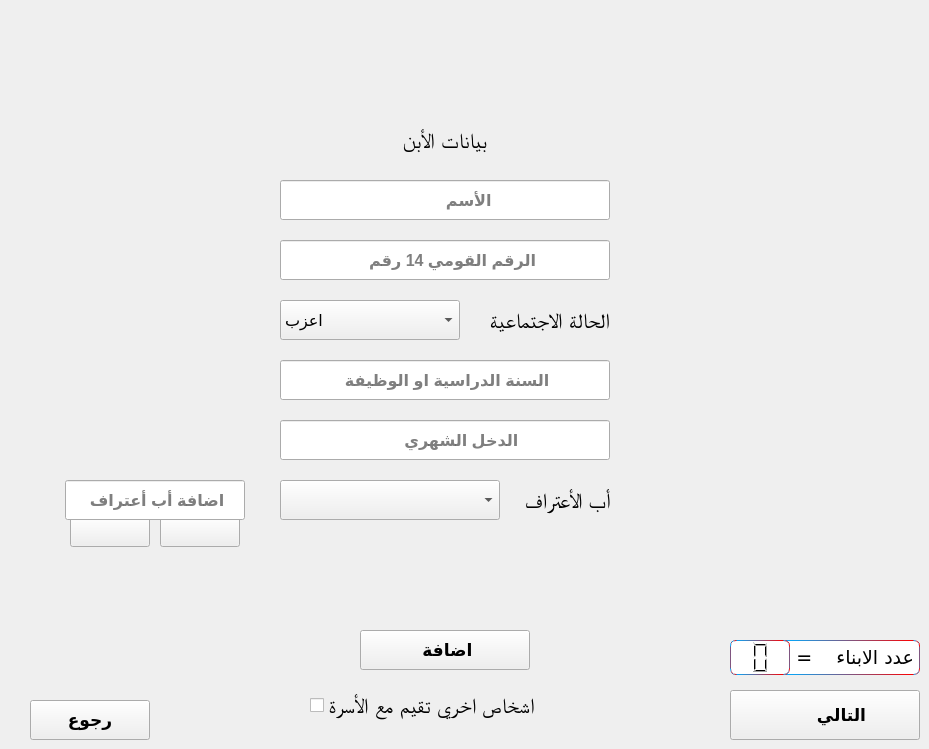
        <widget class="QWidget" name="tab_9">
         <attribute name="title">
          <string>Tab 1</string>
         </attribute>
         <widget class="QLineEdit" name="lineEdit_29">
          <property name="geometry">
           <rect>
            <x>280</x>
            <y>360</y>
            <width>330</width>
            <height>40</height>
           </rect>
          </property>
          <property name="font">
           <font>
            <pointsize>12</pointsize>
            <weight>75</weight>
            <bold>true</bold>
           </font>
          </property>
          <property name="text">
           <string/>
          </property>
          <property name="placeholderText">
           <string>             السنة الدراسية او الوظيفة</string>
          </property>
         </widget>
         <widget class="QLineEdit" name="lineEdit_28">
          <property name="geometry">
           <rect>
            <x>280</x>
            <y>420</y>
            <width>330</width>
            <height>40</height>
           </rect>
          </property>
          <property name="font">
           <font>
            <pointsize>12</pointsize>
            <weight>75</weight>
            <bold>true</bold>
           </font>
          </property>
          <property name="text">
           <string/>
          </property>
          <property name="placeholderText">
           <string>                    الدخل الشهري</string>
          </property>
         </widget>
         <widget class="QLineEdit" name="lineEdit_26">
          <property name="geometry">
           <rect>
            <x>280</x>
            <y>180</y>
            <width>330</width>
            <height>40</height>
           </rect>
          </property>
          <property name="font">
           <font>
            <pointsize>12</pointsize>
            <weight>75</weight>
            <bold>true</bold>
           </font>
          </property>
          <property name="text">
           <string/>
          </property>
          <property name="alignment">
           <set>Qt::AlignLeading|Qt::AlignLeft|Qt::AlignVCenter</set>
          </property>
          <property name="placeholderText">
           <string>                          الأسم </string>
          </property>
         </widget>
         <widget class="QCheckBox" name="checkBox">
          <property name="geometry">
           <rect>
            <x>310</x>
            <y>690</y>
            <width>290</width>
            <height>30</height>
           </rect>
          </property>
          <property name="font">
           <font>
            <family>Arial Unicode MS</family>
            <pointsize>16</pointsize>
            <weight>9</weight>
            <italic>false</italic>
            <bold>false</bold>
           </font>
          </property>
          <property name="styleSheet">
           <string notr="true">font: 75 16pt &quot;Arial Unicode MS&quot;;</string>
          </property>
          <property name="text">
           <string>اشخاص اخري تقيم مع الأسرة</string>
          </property>
          <property name="icon">
           <iconset>
            <normaloff>:/ico/line.png</normaloff>:/ico/line.png</iconset>
          </property>
          <property name="iconSize">
           <size>
            <width>12</width>
            <height>171</height>
           </size>
          </property>
         </widget>
         <widget class="QComboBox" name="comboBox_4">
          <property name="geometry">
           <rect>
            <x>280</x>
            <y>300</y>
            <width>180</width>
            <height>40</height>
           </rect>
          </property>
          <property name="font">
           <font>
            <pointsize>12</pointsize>
           </font>
          </property>
          <property name="layoutDirection">
           <enum>Qt::LeftToRight</enum>
          </property>
          <item>
           <property name="text">
            <string>اعزب</string>
           </property>
          </item>
          <item>
           <property name="text">
            <string>متزوج</string>
           </property>
          </item>
          <item>
           <property name="text">
            <string>ارملة</string>
           </property>
          </item>
          <item>
           <property name="text">
            <string>مطلق</string>
           </property>
          </item>
          <item>
           <property name="text">
            <string>اخري</string>
           </property>
          </item>
         </widget>
         <widget class="QLineEdit" name="lineEdit_27">
          <property name="geometry">
           <rect>
            <x>65</x>
            <y>480</y>
            <width>180</width>
            <height>40</height>
           </rect>
          </property>
          <property name="font">
           <font>
            <pointsize>12</pointsize>
            <weight>75</weight>
            <bold>true</bold>
           </font>
          </property>
          <property name="text">
           <string/>
          </property>
          <property name="placeholderText">
           <string>    اضافة أب أعتراف</string>
          </property>
         </widget>
         <widget class="QLabel" name="label_18">
          <property name="geometry">
           <rect>
            <x>450</x>
            <y>300</y>
            <width>160</width>
            <height>40</height>
           </rect>
          </property>
          <property name="font">
           <font>
            <family>Arial Unicode MS</family>
            <pointsize>16</pointsize>
            <weight>9</weight>
            <italic>false</italic>
            <bold>false</bold>
           </font>
          </property>
          <property name="styleSheet">
           <string notr="true">font: 75 16pt &quot;Arial Unicode MS&quot;;</string>
          </property>
          <property name="text">
           <string>الحالة الاجتماعية</string>
          </property>
         </widget>
         <widget class="QLabel" name="label_15">
          <property name="geometry">
           <rect>
            <x>780</x>
            <y>640</y>
            <width>140</width>
            <height>35</height>
           </rect>
          </property>
          <property name="font">
           <font>
            <family>Hacen Maghreb Bd</family>
            <pointsize>14</pointsize>
            <weight>50</weight>
            <italic>false</italic>
            <bold>false</bold>
           </font>
          </property>
          <property name="styleSheet">
           <string notr="true">background-color: rgb(255, 255, 255);
    border: 1px solid black;
	border-color: qlineargradient(spread:pad, x1:0, y1:0.494, x2:1, y2:0.5, stop:0 rgba(0, 170, 255, 255), stop:1 rgba(255, 0, 0, 255));

	font: 14pt &quot;Hacen Maghreb Bd&quot;;

    border-radius: 6;
</string>
          </property>
          <property name="text">
           <string>عدد الابناء    =</string>
          </property>
         </widget>
         <widget class="QLabel" name="label_17">
          <property name="geometry">
           <rect>
            <x>280</x>
            <y>120</y>
            <width>330</width>
            <height>40</height>
           </rect>
          </property>
          <property name="font">
           <font>
            <family>Arial Unicode MS</family>
            <pointsize>16</pointsize>
            <weight>9</weight>
            <italic>false</italic>
            <bold>false</bold>
           </font>
          </property>
          <property name="styleSheet">
           <string notr="true">font: 75 16pt &quot;Arial Unicode MS&quot;;</string>
          </property>
          <property name="text">
           <string>بيانات الأبن</string>
          </property>
          <property name="alignment">
           <set>Qt::AlignCenter</set>
          </property>
         </widget>
         <widget class="QLineEdit" name="lineEdit_25">
          <property name="geometry">
           <rect>
            <x>280</x>
            <y>240</y>
            <width>330</width>
            <height>40</height>
           </rect>
          </property>
          <property name="font">
           <font>
            <pointsize>12</pointsize>
            <weight>75</weight>
            <bold>true</bold>
           </font>
          </property>
          <property name="text">
           <string/>
          </property>
          <property name="placeholderText">
           <string>                الرقم القومي 14 رقم</string>
          </property>
         </widget>
         <widget class="QPushButton" name="pushButton_10">
          <property name="geometry">
           <rect>
            <x>360</x>
            <y>630</y>
            <width>170</width>
            <height>40</height>
           </rect>
          </property>
          <property name="font">
           <font>
            <pointsize>13</pointsize>
            <weight>75</weight>
            <bold>true</bold>
           </font>
          </property>
          <property name="text">
           <string> اضافة</string>
          </property>
          <property name="icon">
           <iconset resource="pics.qrc">
            <normaloff>:/ico/addperson.png</normaloff>:/ico/addperson.png</iconset>
          </property>
          <property name="iconSize">
           <size>
            <width>39</width>
            <height>31</height>
           </size>
          </property>
         </widget>
         <widget class="QPushButton" name="pushButton_8">
          <property name="geometry">
           <rect>
            <x>30</x>
            <y>700</y>
            <width>120</width>
            <height>40</height>
           </rect>
          </property>
          <property name="font">
           <font>
            <pointsize>13</pointsize>
            <weight>75</weight>
            <bold>true</bold>
           </font>
          </property>
          <property name="text">
           <string>رجوع</string>
          </property>
         </widget>
         <widget class="QPushButton" name="pushButton_9">
          <property name="geometry">
           <rect>
            <x>730</x>
            <y>690</y>
            <width>190</width>
            <height>50</height>
           </rect>
          </property>
          <property name="font">
           <font>
            <pointsize>13</pointsize>
            <weight>75</weight>
            <bold>true</bold>
           </font>
          </property>
          <property name="layoutDirection">
           <enum>Qt::RightToLeft</enum>
          </property>
          <property name="text">
           <string>       التالي</string>
          </property>
          <property name="icon">
           <iconset resource="pics.qrc">
            <normaloff>:/ico/next.png</normaloff>:/ico/next.png</iconset>
          </property>
          <property name="iconSize">
           <size>
            <width>100</width>
            <height>46</height>
           </size>
          </property>
         </widget>
         <widget class="QComboBox" name="comboBox_15">
          <property name="geometry">
           <rect>
            <x>280</x>
            <y>480</y>
            <width>220</width>
            <height>40</height>
           </rect>
          </property>
          <property name="font">
           <font>
            <pointsize>12</pointsize>
           </font>
          </property>
          <property name="layoutDirection">
           <enum>Qt::LeftToRight</enum>
          </property>
         </widget>
         <widget class="QLabel" name="label_62">
          <property name="geometry">
           <rect>
            <x>490</x>
            <y>480</y>
            <width>120</width>
            <height>40</height>
           </rect>
          </property>
          <property name="font">
           <font>
            <family>Arial Unicode MS</family>
            <pointsize>16</pointsize>
            <weight>9</weight>
            <italic>false</italic>
            <bold>false</bold>
           </font>
          </property>
          <property name="styleSheet">
           <string notr="true">font: 75 16pt &quot;Arial Unicode MS&quot;;</string>
          </property>
          <property name="text">
           <string>أب الأعتراف</string>
          </property>
         </widget>
         <widget class="QPushButton" name="pushButton_19">
          <property name="geometry">
           <rect>
            <x>160</x>
            <y>517</y>
            <width>80</width>
            <height>30</height>
           </rect>
          </property>
          <property name="font">
           <font>
            <weight>75</weight>
            <bold>true</bold>
           </font>
          </property>
          <property name="styleSheet">
           <string notr="true">image: url(:/ico/addf.png);</string>
          </property>
          <property name="text">
           <string/>
          </property>
         </widget>
         <widget class="QPushButton" name="pushButton_60">
          <property name="geometry">
           <rect>
            <x>70</x>
            <y>517</y>
            <width>80</width>
            <height>30</height>
           </rect>
          </property>
          <property name="font">
           <font>
            <weight>75</weight>
            <bold>true</bold>
           </font>
          </property>
          <property name="styleSheet">
           <string notr="true">image: url(:/ico/removef.png);</string>
          </property>
          <property name="text">
           <string/>
          </property>
         </widget>
         <widget class="QLCDNumber" name="lcdNumber_2">
          <property name="geometry">
           <rect>
            <x>730</x>
            <y>640</y>
            <width>60</width>
            <height>35</height>
           </rect>
          </property>
          <property name="styleSheet">
           <string notr="true">background-color: rgb(255, 255, 255);
    border: 1px solid black;
	border-color: qlineargradient(spread:pad, x1:0, y1:0.494, x2:1, y2:0.5, stop:0 rgba(0, 170, 255, 255), stop:1 rgba(255, 0, 0, 255));

	font: 14pt &quot;Hacen Maghreb Bd&quot;;

    border-radius: 6;
</string>
          </property>
          <property name="frameShape">
           <enum>QFrame::Box</enum>
          </property>
          <property name="frameShadow">
           <enum>QFrame::Sunken</enum>
          </property>
          <property name="lineWidth">
           <number>1</number>
          </property>
          <property name="midLineWidth">
           <number>0</number>
          </property>
          <property name="digitCount">
           <number>1</number>
          </property>
         </widget>
         <zorder>pushButton_60</zorder>
         <zorder>pushButton_19</zorder>
         <zorder>lineEdit_29</zorder>
         <zorder>lineEdit_28</zorder>
         <zorder>lineEdit_26</zorder>
         <zorder>checkBox</zorder>
         <zorder>lineEdit_27</zorder>
         <zorder>label_15</zorder>
         <zorder>label_17</zorder>
         <zorder>lineEdit_25</zorder>
         <zorder>pushButton_10</zorder>
         <zorder>pushButton_8</zorder>
         <zorder>pushButton_9</zorder>
         <zorder>label_62</zorder>
         <zorder>lcdNumber_2</zorder>
         <zorder>comboBox_15</zorder>
         <zorder>label_18</zorder>
         <zorder>comboBox_4</zorder>
        </widget>
